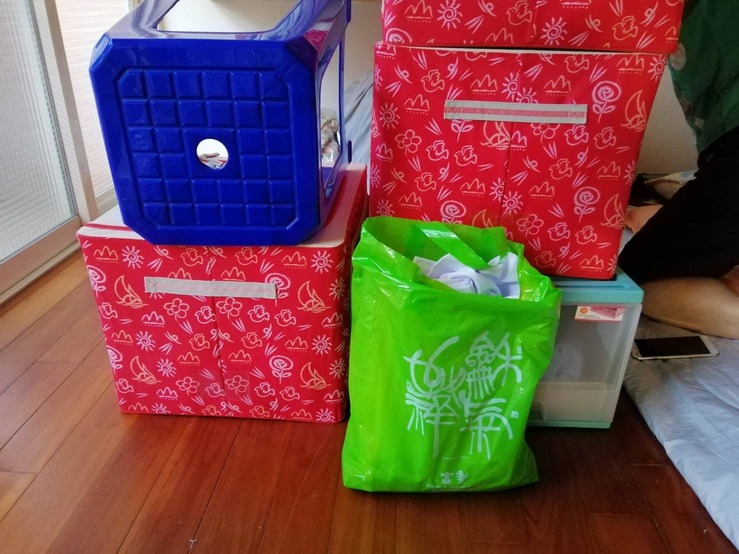
#> input picture test_data/test_myroom.jpg, 739 x 554 px
$ python -i color_distinguish.py   (imports and definitions only)
#> lines starting #> are read from the running program, lines starting #| are printed output that depends on the picture; after the words box and inside, x2 and y2 are one past the last pixel; in counts of white or black regions, pixels touching at a corner belong together
#> further down, picture is the input picture: shape (554, 739, 3); mean B, G, R 76.1, 78.9, 120
import cv2
import numpy as np
import matplotlib


class color_distinguish:
    def __init__(self, img):
        # define range of blue color in HSV
        self.lower_blue = np.array([110, 50, 50])
        self.upper_blue = np.array([130, 255, 255])
        # define range of green color in HSV
        self.lower_green = np.array([35, 43, 46])
        self.upper_green = np.array([77, 255, 255])
        # define range of red color in HSV
        self.lower_red = np.array([0, 70, 50])
        self.upper_red = np.array([5, 255, 255])
        self.lower_red2 = np.array([170, 70, 50])
        self.upper_red2 = np.array([180, 255, 255])

        self.hsv = cv2.cvtColor(img, cv2.COLOR_BGR2HSV)
#> self.hsv: shape (554, 739, 3); mean H, S, V 84.6, 167.5, 149.1

    def res_blue(self):
        return cv2.inRange(self.hsv, self.lower_blue, self.upper_blue)

    def res_green(self):
        return cv2.inRange(self.hsv, self.lower_green, self.upper_green)

    def res_red(self):
        im1 = cv2.inRange(self.hsv, self.lower_red, self.upper_red)
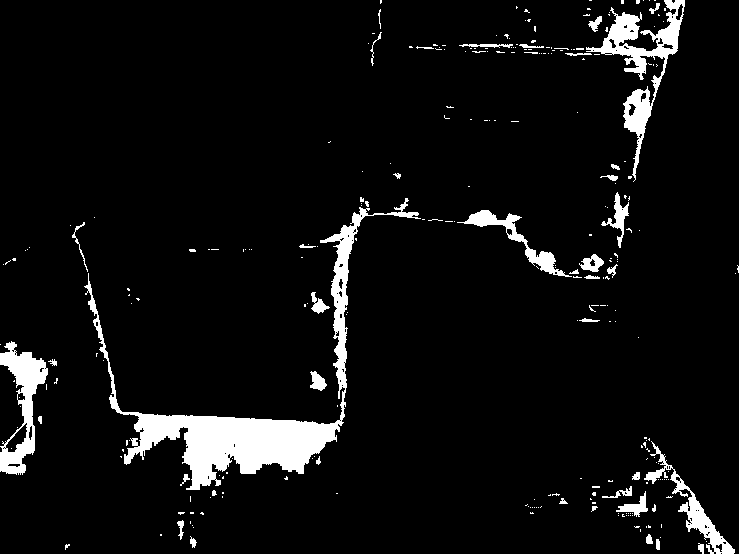
#> im1: shape (554, 739); 6.1% white; 277 white regions (234 under 20 px), largest, box (x1, y1, x2, y2) and area: (84, 198, 421, 490) 11963, (586, 0, 685, 182) 3745, (0, 341, 48, 475) 2591
        im2 = cv2.inRange(self.hsv, self.lower_red2, self.upper_red2)
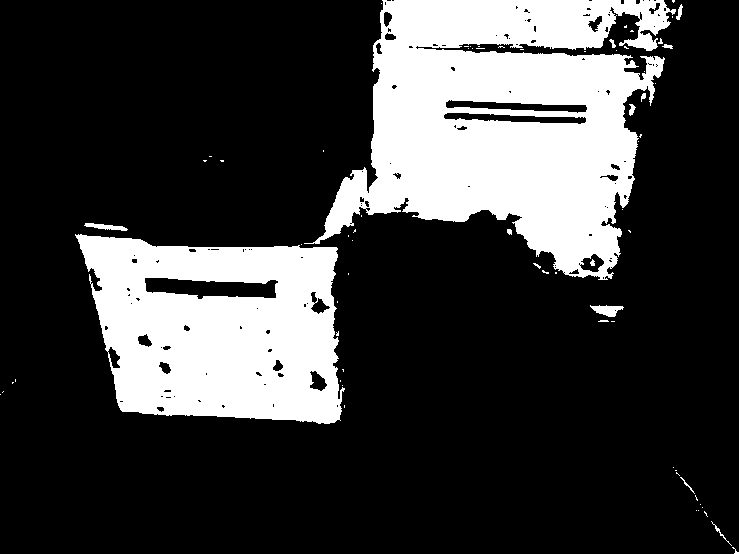
#> im2: shape (554, 739); 23.8% white; 71 white regions (58 under 20 px), largest, box (x1, y1, x2, y2) and area: (304, 0, 676, 280) 58975, (75, 234, 345, 424) 37558, (590, 305, 624, 317) 241
        return cv2.bitwise_or(im1, im2)
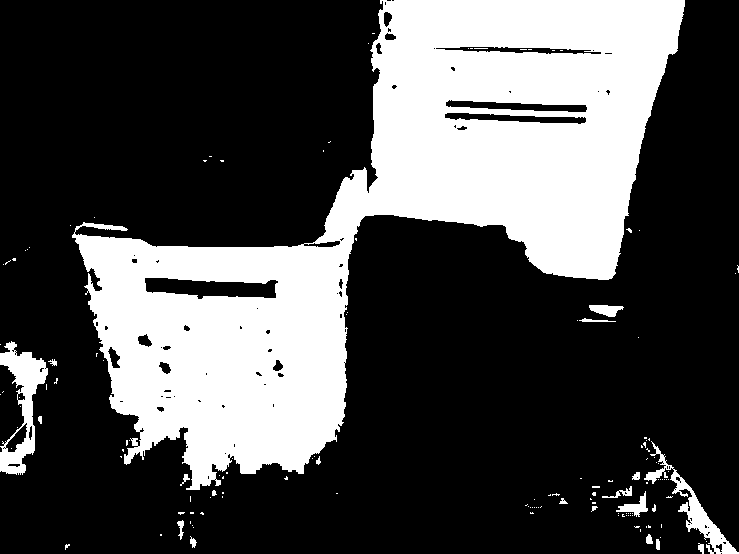
#> returned value: shape (554, 739); 30% white; 142 white regions (121 under 20 px), largest, box (x1, y1, x2, y2) and area: (72, 0, 685, 490) 116571, (0, 341, 48, 475) 2600, (644, 441, 739, 554) 1708

>>> import cv2
>>> picture = cv2.imread('test_data/test_myroom.jpg')
>>> result = color_distinguish(picture).res_red()
